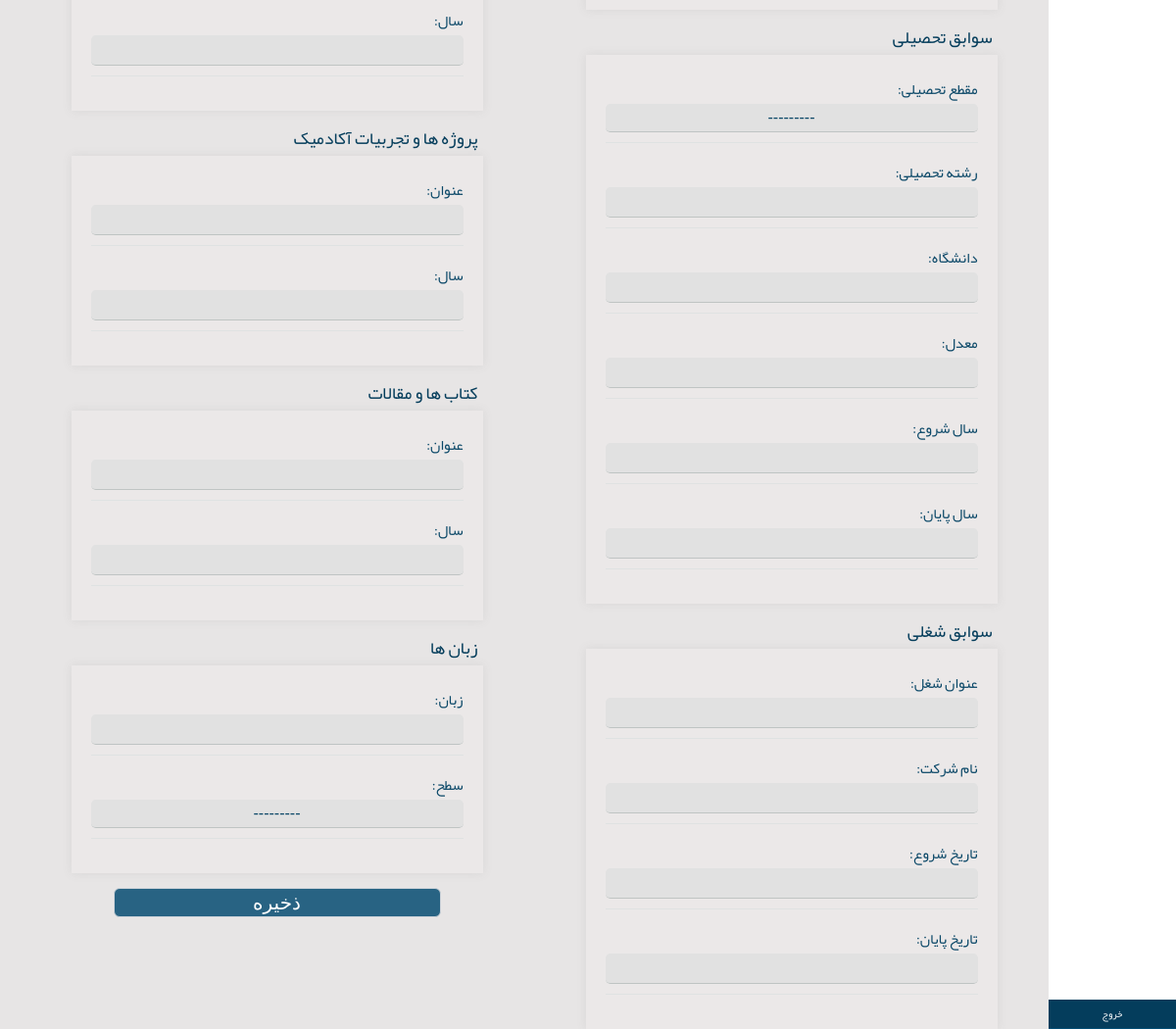
Page /accounts/resumeEdit/ (signed in, lower part) on the earlier database version.
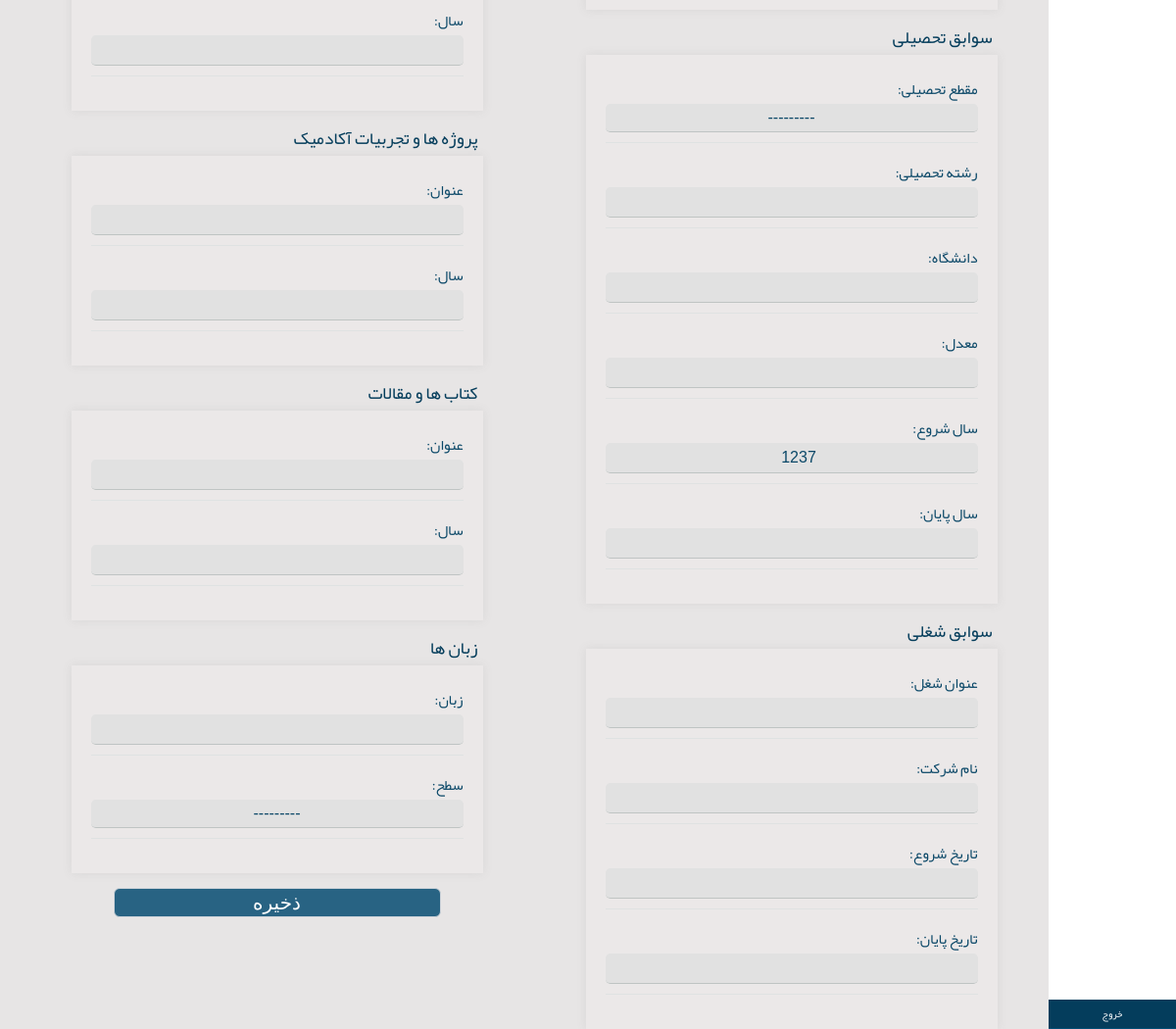
Same page on the later database version.
### accounts/models.py (models this page shows)
class ProfileModel(models.Model):
    class Meta:
        verbose_name="پروفایل"
        verbose_name_plural="پروفایل"
    user=models.OneToOneField(User,on_delete=CASCADE,verbose_name="کاربری",related_name="profile")
    male=1
    female=2
    status_choices=((male,"مرد"),(female,"زن"))
    gender=models.IntegerField(choices=status_choices,verbose_name="جنسیت",null=True)
    single=1
    married=2
    status_choices1=((single,"مجرد"),(married,"متاهل"))
    marital_status=models.IntegerField(choices=status_choices1,verbose_name="وضعیت تاهل",null=True,blank=False)
    city=models.CharField(max_length=100,verbose_name="شهر محل سکونت",null=True,blank=False)
    address=models.CharField(max_length=300,verbose_name="آدرس",null=True,blank=False)
    birthday=models.DateField(verbose_name="تاریخ تولد",null=True,blank=False)
    Expected_Salary=models.IntegerField(verbose_name="حقوق درخواستی",null=True,blank=False)
    intrested_job=models.CharField(max_length=100,verbose_name="شغل مورد علاقه",null=True,blank=False)
    ProfileImage=models.ImageField(upload_to='profileimages/',verbose_name="عکس")
    Associate=1
    Bachelor=2
    Master=3
    phD=4
    status_choices2=((Associate,"کاردانی"),
                    (Bachelor,"کارشناسی"),
                    (Master,"کارشناسی ارشد"),
                    (phD,"دکترا"))
    degree_level=models.IntegerField(choices=status_choices2,verbose_name="مقطع تحصیلی",null=True)
    major=models.CharField(max_length=100,verbose_name="رشته تحصیلی",null=True)
    university=models.CharField(max_length=100,verbose_name="دانشگاه",null=True)
    gpa=models.FloatField(verbose_name="معدل",null=True)
    from_year=models.IntegerField(verbose_name="سال شروع",null=True)
    to_year=models.IntegerField(verbose_name="سال پایان",null=True)
    job_title=models.CharField(max_length=100,verbose_name="عنوان شغل",null=True)
    company_name=models.CharField(max_length=100,verbose_name="نام شرکت",null=True)
    start_time=models.IntegerField(verbose_name="تاریخ شروع",null=True)
    end_time=models.IntegerField(verbose_name="تاریخ پایان",null=True)
    language=models.CharField(max_length=100,verbose_name="زبان",null=True)
    Basic=1
    preintermidiate=2
    intermidiate=3
    upperintermidiate=4
    advanced=5
    native=6
    status_choices3=((Basic,"مقدماتی"),
                    (preintermidiate,"پایین تر از متوسط"),
                    (intermidiate,"متوسط"),
                    (upperintermidiate,"بالاتر از متوسط"),
                    (advanced,"پیشرفته"),
                    (native,"زبان مادری"),
                    )
    leveloflanguage=models.IntegerField(choices=status_choices3,verbose_name="سطح مهارت",null=True)
    skillname=models.CharField(max_length=100,verbose_name="مهارت",null=True)
    Basic=1
    intermidiate=2
    advanced=3
    status_choices4=((Basic,"مقدماتی"),
                    (intermidiate,"متوسط"),
                    (advanced,"پیشرفته"))
    levelofskill=models.IntegerField(choices=status_choices4,verbose_name="سطح مهارت",null=True)
    coursesname=models.CharField(max_length=300,verbose_name="نام دوره آموزشی",null=True)
    institute=models.CharField(max_length=300,verbose_name="نام آموزشگاه",null=True)
    award_title=models.CharField(max_length=300,verbose_name="عنوان",null=True)
    dateofaward=models.IntegerField(verbose_name="سال",null=True)
    project_title=models.CharField(max_length=300,verbose_name="عنوان",null=True)
    dateofproject=models.IntegerField(verbose_name="سال",null=True)
    article_title=models.CharField(max_length=500,verbose_name="عنوان",null=True)
    dateofarticle=models.IntegerField(verbose_name="سال",null=True)

### accounts/views.py (the view)
# urls.py: path('resumeEdit/',views.ResumeEditView),
@login_required
def ResumeEditView(request):
    if request.method=="POST":
        resumeeditform=ResumeEditForm(request.POST,request.FILES,instance=request.user.profile)
        usereditform=UserEditForm(request.POST,instance=request.user)
        if resumeeditform.is_valid() and usereditform.is_valid():
            resumeeditform.save()
            usereditform.save()
            return HttpResponseRedirect(reverse(accounts.views.resumeprofileview))
    else:
        resumeeditform=ResumeEditForm(instance=request.user.profile)
        usereditform=UserEditForm(instance=request.user)
    context={
        "resumeeditform":resumeeditform,
        "usereditform":usereditform,
        "ProfileImage":request.user.profile.ProfileImage,
    }
    return render(request,"accounts/resumeEdit.html",context)

### accounts/forms.py
class UserEditForm(UserChangeForm):
    class Meta(UserChangeForm.Meta):
        fields=['first_name','last_name','email']
    password=None

### accounts/templates/accounts/resumeEdit.html (shortened to what the changed rows need)
{%load static%}
{% load widget_tweaks %}
{% load jalali_tags %}
<!DOCTYPE html>
<html lang="en">
<head>
    <link rel="stylesheet" href="{%static 'css/styless.css'%}">
</head>
<body>
    <body dir="rtl">
        <div class="container bodyy">
            <div class="main_container">
            <div class="boxxrtl"  style="min-height: 607px;">
                <form action="" method="POST" enctype="multipart/form-data">
                    <div style="width: 40%;float: right;height: 420px ; margin-left: 5%; margin-right: 5%;" >
                        <div class="formresume">
                            <p class="profil">مقطع تحصیلی:{{ resumeeditform.degree_level |add_class:"formedit"}}</p>
                            <p class="profil">رشته تحصیلی:{{ resumeeditform.major|add_class:"formedit" }}</p>
                            <p class="profil">دانشگاه:{{ resumeeditform.university |add_class:"formedit"}}</p>
                            <p class="profil">معدل:</span> {{ resumeeditform.gpa |add_class:"formedit"}}</p>
                            <p class="profil">سال شروع:{{ resumeeditform.from_year|add_class:"formedit"}}</p>
                            <p class="profil">سال پایان:{{ resumeeditform.to_year |add_class:"formedit"}}</p>
                        </div>
                        <div class="formresume">
                            <p class="profil">عنوان شغل:</span> {{ resumeeditform.job_title |add_class:"formedit"}}</p>
                            <p class="profil">نام شرکت:{{ resumeeditform.company_name |add_class:"formedit"}}</p>
                            <p class="profil">تاریخ شروع:{{ resumeeditform.start_time|add_class:"formedit" }}</p>
                            <p class="profil">تاریخ پایان:{{ resumeeditform.end_time |add_class:"formedit"}}</p>
                        </div>
                    </div>
                    <div style="width: 40%; float: right;height: 420px ; margin-left: 5%; margin-right: 5%; padding-top: 3.5%;" >
                        <div class="formresume">
                        <p class="profil">سال:</span> {{ resumeeditform.dateofaward |add_class:"formedit"}}</p>
                        </div>
                        <div class="formresume">
                            <p class="profil">عنوان:{{ resumeeditform.project_title |add_class:"formedit"}}</p>
                            <p class="profil">سال:</span> {{ resumeeditform.dateofproject |add_class:"formedit"}}</p>
                        </div>
                        <div class="formresume">
                            <p class="profil">عنوان:{{ resumeeditform.article_title |add_class:"formedit"}}</p>
                            <p class="profil">سال:</span> {{ resumeeditform.dateofarticle |add_class:"formedit"}}</p>
                        </div>
                        <div class="formresume">
                            <p class="profil">زبان:{{ resumeeditform.language |add_class:"formedit"}}</p>
                            <p class="profil">سطح:</span> {{ resumeeditform.leveloflanguage |add_class:"formedit"}}</p>
                        </div>
                    </div>
                </form>
            </div>
        </div>
</body>
</html>

Differences in the rows shown:
changed ProfileModel: from_year (not shown) → "1237"
